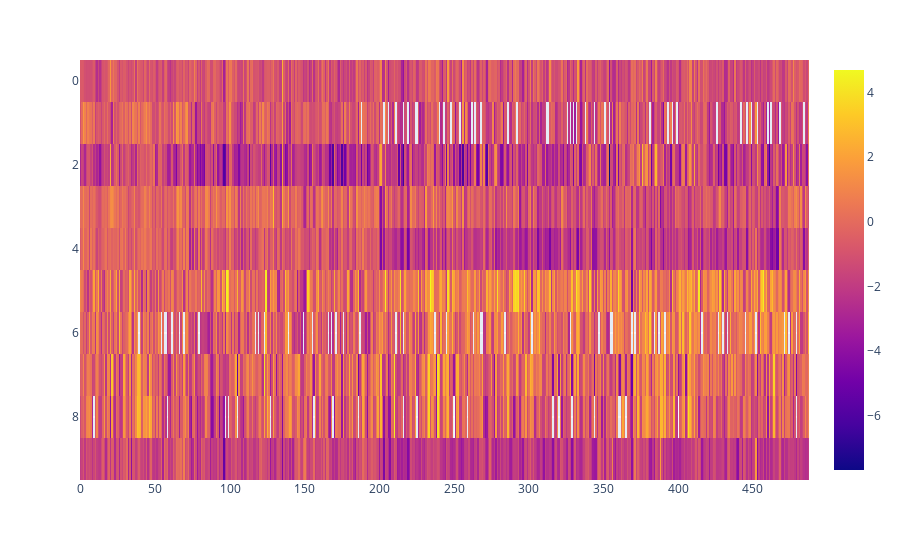

The cell this chart's notebook holds for it:
### Code cell
# There should be a discernible change left-to-right around the size of cluster 0
micron.datablocks.miRCoHN.display_heatmap(_logcounts, seq_mad_threshold=0.99, center_at_controls=_logcontrols, seq_patterns=micron.datablocks.miRCoHN.DOWNREGULATED_SEQ_PATTERNS['epithelial'], ordering=zscc_logcounts.read(zscc_logcounts_roots, topic='ordering'), nseqs=10)

### Figure 1 — Plotly figure (JSON) as saved in the notebook; plotly's stock layout.template omitted (floating-point values rounded to 4 significant figures; data arrays with more than 128 entries replaced by an {"elided": "..."} marker saying what was removed)
{"data": [{"coloraxis": "coloraxis", "hovertemplate": "x: %{x}<br>y: %{y}<br>color: %{z}<extra></extra>", "name": "0", "type": "heatmap", "xaxis": "x", "yaxis": "y", "z": {"elided": "10x488 float values"}}], "layout": {"autosize": true, "coloraxis": {"colorscale": [[0, "#0d0887"], [0.1111, "#46039f"], [0.2222, "#7201a8"], [0.3333, "#9c179e"], [0.4444, "#bd3786"], [0.5556, "#d8576b"], [0.6667, "#ed7953"], [0.7778, "#fb9f3a"], [0.8889, "#fdca26"], [1, "#f0f921"]]}, "margin": {"t": 60}, "xaxis": {"anchor": "y", "autorange": true, "domain": [0, 1], "range": [-0.5, 487.5]}, "yaxis": {"anchor": "x", "autorange": true, "domain": [0, 1], "range": [9.5, -0.5]}}}
